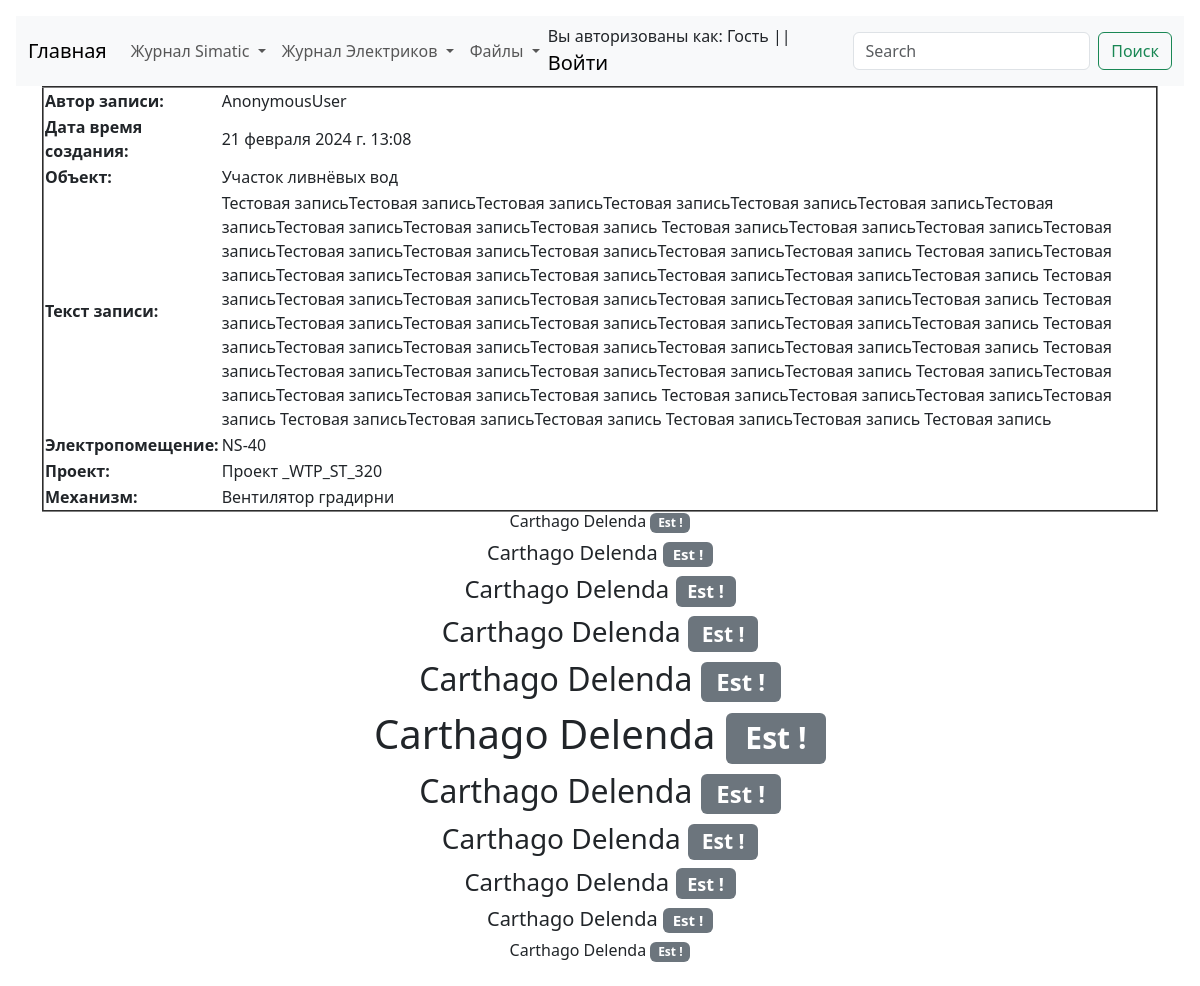
Page /as/as_log_view/details/log/1 on the committed database.
### as/models.py (models this page shows, shortened)
class ASLog(models.Model):
    record_text_title = models.CharField(
        verbose_name="Заголовок записи", max_length=100
    )
    record_text_full = models.TextField(verbose_name="Текст записи", max_length=9999)
    record_author = models.CharField(verbose_name="Автор записи", max_length=100)
    record_change_location_plc = models.BooleanField(
        verbose_name="Изменение в PLC", default=False
    )
    record_change_location_hmi = models.BooleanField(
        verbose_name="Изменение в HMI", default=False
    )
    record_data_create = models.DateTimeField(
        verbose_name="Дата создания записи", auto_now=True
    )
    record_object = models.ForeignKey(
        EncObject,
        related_name="as_log_object",
        on_delete=models.CASCADE,
        blank=True,
        verbose_name="Объект",
    )
    record_electrical_room = models.ForeignKey(
        EncElectricalRoom,
        related_name="as_log_electrical_room",
        on_delete=models.CASCADE,
        blank=True,
        verbose_name="Электропомещение",
    )
    record_project = models.ForeignKey(
        EncProject,
        related_name="as_log_project",
        on_delete=models.CASCADE,
        blank=True,
        verbose_name="Проект",
    )
    record_mechanism = models.ForeignKey(
        EncMechanism,
        related_name="as_log_mechanism",
        on_delete=models.CASCADE,
        blank=True,
        verbose_name="Механизм",
    )
    class Meta:
        verbose_name = "Запись Simatic"
        verbose_name_plural = "Записи Simatic"

### Enc_object/models.py (models this page shows, shortened)
class EncObject(models.Model):
    title = models.CharField(verbose_name="Объект", max_length=100)
    title_description = models.CharField(
        verbose_name="Описание объекта", max_length=100
    )
    slug = models.SlugField(max_length=50, unique=True)
    def __str__(self):
        return f"{self.title}"
    class Meta:
        verbose_name = "Объект"
        verbose_name_plural = "Объекты"

class EncElectricalRoom(models.Model):
    title = models.CharField(verbose_name="Электропомещение", max_length=100)
    title_description = models.CharField(
        verbose_name="Описание Электропомещения", max_length=100
    )
    slug = models.SlugField(max_length=50, unique=True)
    def __str__(self):
        return f"{self.title}"
    class Meta:
        verbose_name = "Электропомещение"
        verbose_name_plural = "Электропомещения"

class EncProject(models.Model):
    title = models.CharField(verbose_name="Проект", max_length=100)
    title_description = models.CharField(
        verbose_name="Описание проекта", max_length=100
    )
    slug = models.SlugField(max_length=50, unique=True)
    def __str__(self):
        return f"{self.title}"
    class Meta:
        verbose_name = "Проект"
        verbose_name_plural = "Проекты"

class EncMechanism(models.Model):
    title = models.CharField(verbose_name="Механизм", max_length=100)
    title_description = models.CharField(
        verbose_name="Описание механизма", max_length=100
    )
    slug = models.SlugField(max_length=50, unique=True)
    def __str__(self):
        return f"{self.title}"
    class Meta:
        verbose_name = "Механизм"
        verbose_name_plural = "Механизмы"

### as/views.py (the view)
class ASLogViewDetails(DetailView):
    model = ASLog
    context_object_name = "log_view_details"

### as/templates/as/aslog_detail.html (shortened to what this page needs)
{% extends 'template_0.html' %}
{% block ASLogViewDetails %}
<table align="center" border="2px" width="100%">
    <tr>
        <th>Автор записи:</th>
        <td>{{ log_view_details.record_author }}</td>
    </tr>
    <tr>
        <th>Дата время создания:</th>
        <td>{{ log_view_details.record_data_create }}</td>
    </tr>
    <tr>
        <th>Объект:</th>
        <td>{{ log_view_details.record_object }}</td>
    </tr>
    <tr>
        <th>Текст записи:</th>
        <td>{{ log_view_details.record_text_full }}</td>
    </tr>
    <tr>
        <th>Электропомещение:</th>
        <td>{{ log_view_details.record_electrical_room }}</td>
    </tr>
    <tr>
        <th>Проект:</th>
        <td>{{ log_view_details.record_project }}</td>
    </tr>
    <tr>
        <th>Механизм:</th>
        <td>{{ log_view_details.record_mechanism }}</td>
    </tr>
</table>
{% endblock %}

### rows in the picture
ASLog: record_author "AnonymousUser", record_data_create "21 февраля 2024 г. 13:08", record_object "Участок ливнёвых вод", record_text_full "Тестовая записьТестовая записьТестовая записьТестовая записьТестовая записьТестовая записьТестовая записьТестовая записьТестовая записьТестовая запись Тестовая записьТестовая записьТестовая записьТестовая записьТестовая записьТестовая записьТестовая записьТестовая записьТестовая запись Тестовая записьТестовая записьТестовая записьТестовая записьТестовая записьТестовая записьТестовая записьТестовая запись Тестовая записьТестовая записьТестовая записьТестовая записьТестовая записьТестовая записьТестовая запись Тестовая записьТестовая записьТестовая записьТестовая записьТестовая записьТестовая записьТестовая запись Тестовая записьТестовая записьТестовая записьТестовая записьТестовая…", record_electrical_room "NS-40", record_project "Проект _WTP_ST_320", record_mechanism "Вентилятор градирни"
